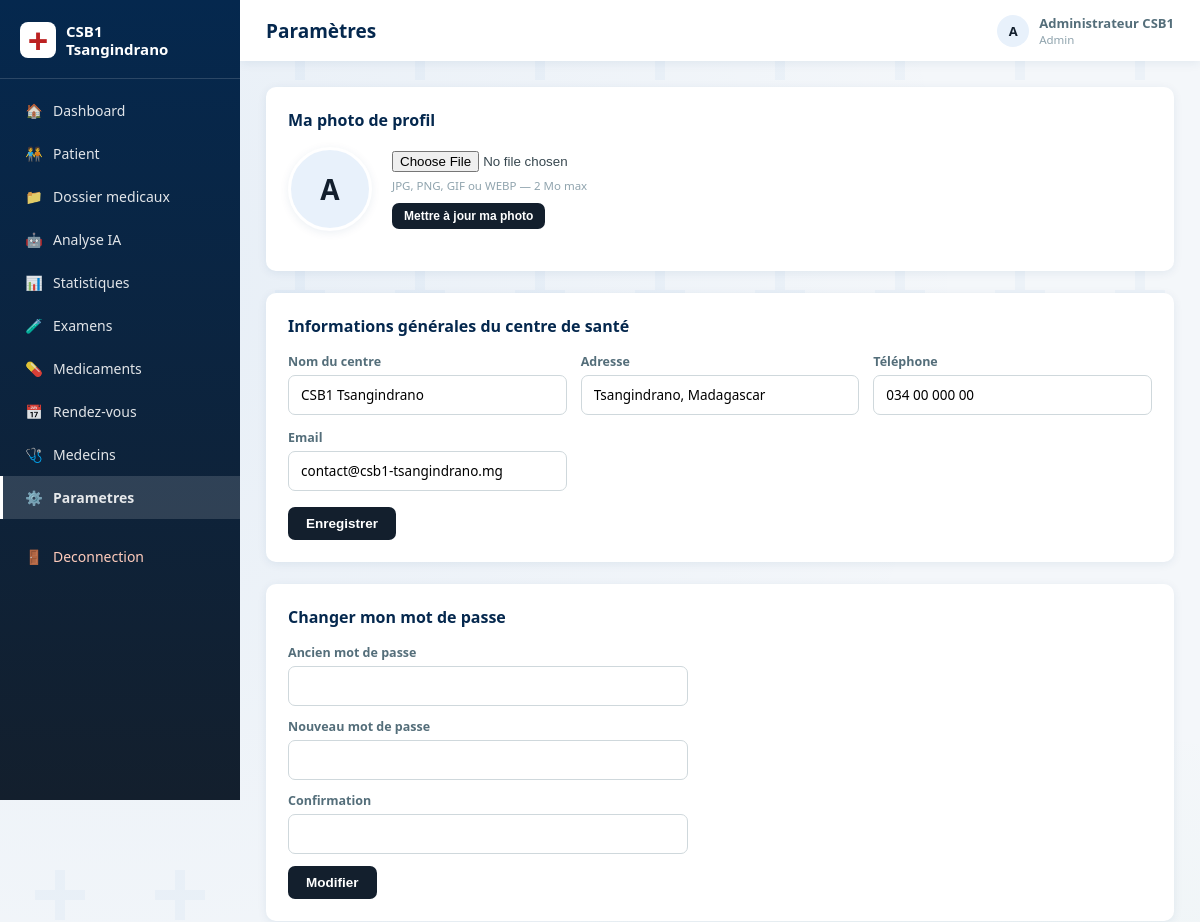
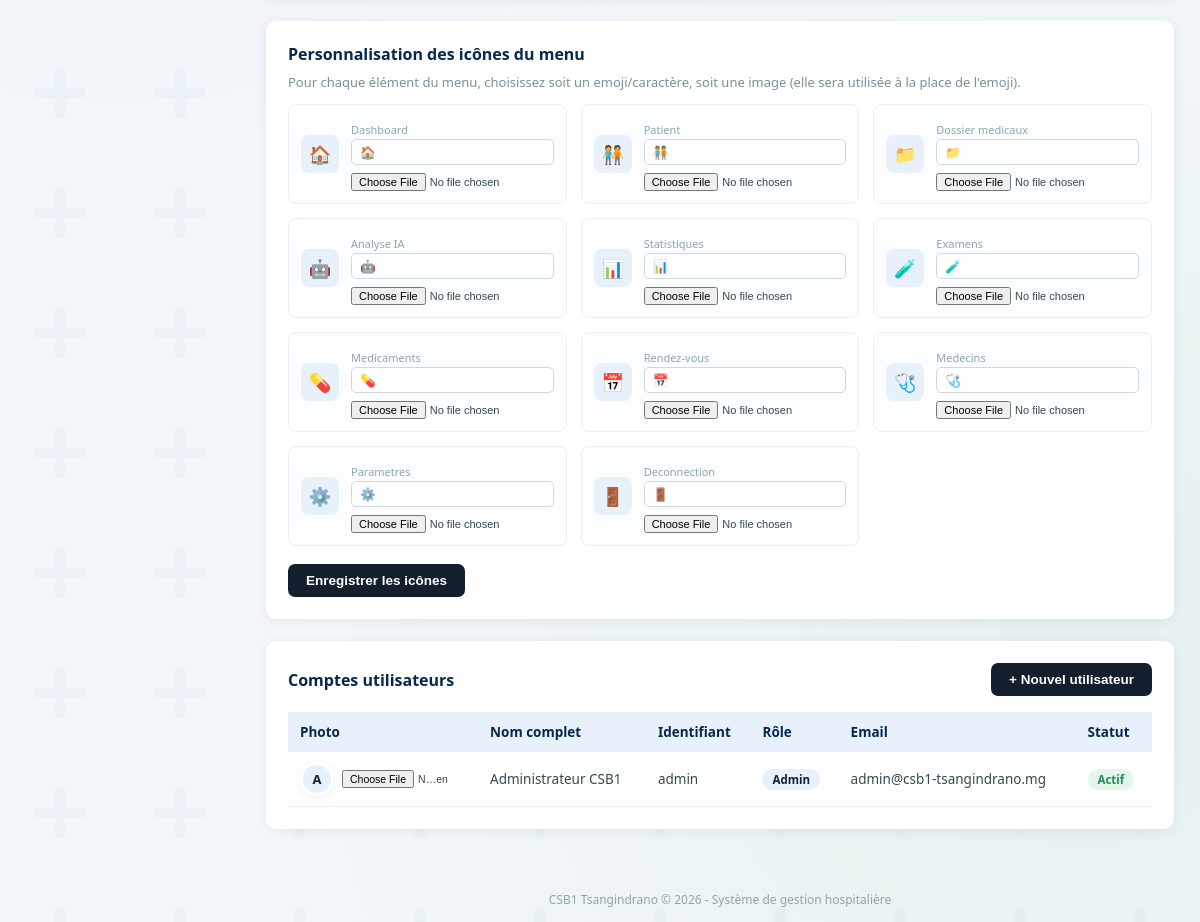
The app's page /parametres.php (signed in) with its own data (2 pictures, top to bottom).
### tables this page shows
CREATE TABLE icones_menu (
    id_icone INT AUTO_INCREMENT PRIMARY KEY,
    cle_menu VARCHAR(50) NOT NULL UNIQUE,
    libelle VARCHAR(100) NOT NULL,
    type ENUM('emoji','image') NOT NULL DEFAULT 'emoji',
    valeur VARCHAR(255) NOT NULL,
    date_modification TIMESTAMP DEFAULT CURRENT_TIMESTAMP ON UPDATE CURRENT_TIMESTAMP
);

CREATE TABLE utilisateurs (
    id_utilisateur INT AUTO_INCREMENT PRIMARY KEY,
    nom_complet VARCHAR(100) NOT NULL,
    nom_utilisateur VARCHAR(50) NOT NULL UNIQUE,
    mot_de_passe VARCHAR(255) NOT NULL,
    role ENUM('admin','medecin','receptionniste','pharmacien') NOT NULL DEFAULT 'receptionniste',
    email VARCHAR(100),
    telephone VARCHAR(20),
    photo VARCHAR(255) DEFAULT NULL,
    actif TINYINT(1) NOT NULL DEFAULT 1,
    date_creation TIMESTAMP DEFAULT CURRENT_TIMESTAMP
);

### includes/auth.php (called while the page is built, shortened)
<?php
require_once __DIR__ . '/config.php';
function is_logged_in() {
    return isset($_SESSION['user_id']);
}
function current_user() {
    global $pdo;
    $stmt = $pdo->prepare("SELECT * FROM utilisateurs WHERE id_utilisateur = ?");
    $stmt->execute([$_SESSION['user_id']]);
    return $stmt->fetch();
}
function is_admin() {
    return isset($_SESSION['role']) && $_SESSION['role'] === 'admin';
}
function e($str) {
    return htmlspecialchars($str ?? '', ENT_QUOTES, 'UTF-8');
}
function get_icon($cle_menu, $fallback = '•') {
    global $pdo;
    static $cache = null;
    if ($cache === null) {
        $cache = [];
        try {
            $rows = $pdo->query("SELECT cle_menu, type, valeur FROM icones_menu")->fetchAll();
            foreach ($rows as $r) { $cache[$r['cle_menu']] = $r; }
        } catch (Exception $ex) {
            $cache = [];
        }
    }
    if (isset($cache[$cle_menu])) {
        $icone = $cache[$cle_menu];
        return e($icone['valeur']);
    }
    return e($fallback);
}

### parametres.php (the view, shortened to what this page needs)
<?php
require_once __DIR__ . '/includes/auth.php';
$page_title = 'Paramètres';
$params = $pdo->query("SELECT * FROM parametres")->fetchAll(PDO::FETCH_KEY_PAIR);
$utilisateurs = is_admin() ? $pdo->query("SELECT * FROM utilisateurs ORDER BY nom_complet")->fetchAll() : [];
$icones = is_admin() ? $pdo->query("SELECT * FROM icones_menu ORDER BY id_icone")->fetchAll() : [];
require_once __DIR__ . '/includes/header.php';
?>
<div class="card">
    <h3>Ma photo de profil</h3>
    <form method="POST" enctype="multipart/form-data">
        <div class="profile-photo-row">
            <div class="profile-photo-preview">
                <?php if (!empty($me['photo'])): ?>
                    <img src="<?= e($me['photo']) ?>" alt="">
                <?php else: ?>
                    <?= e(strtoupper(substr($me['nom_complet'] ?? 'A', 0, 1))) ?>
                <?php endif; ?>
            </div>
            <div>
                <input type="file" name="photo" accept="image/png,image/jpeg,image/gif,image/webp" required>
                <div style="font-size:11.5px;color:#90a4ae;margin-top:6px;">JPG, PNG, GIF ou WEBP — 2 Mo max</div>
                <button type="submit" class="btn btn-primary btn-sm" style="margin-top:10px;">Mettre à jour ma photo</button>
            </div>
        </div>
    </form>
</div>
<?php if (is_admin()): ?>
<div class="card">
    <h3>Informations générales du centre de santé</h3>
    <form method="POST">
        <div class="form-grid">
            <div class="form-group"><label>Nom du centre</label><input type="text" name="nom_hopital" value="<?= e($params['nom_hopital'] ?? '') ?>"></div>
            <div class="form-group"><label>Adresse</label><input type="text" name="adresse" value="<?= e($params['adresse'] ?? '') ?>"></div>
            <div class="form-group"><label>Téléphone</label><input type="text" name="telephone" value="<?= e($params['telephone'] ?? '') ?>"></div>
            <div class="form-group"><label>Email</label><input type="email" name="email" value="<?= e($params['email'] ?? '') ?>"></div>
        </div>
        <div style="margin-top:16px;"><button class="btn btn-primary" type="submit">Enregistrer</button></div>
    </form>
</div>
<?php endif; ?>
<div class="card">
    <h3>Changer mon mot de passe</h3>
    <form method="POST" style="max-width:400px;">
        <div class="form-group" style="margin-bottom:12px;"><label>Ancien mot de passe</label><input type="password" name="ancien" required></div>
        <div class="form-group" style="margin-bottom:12px;"><label>Nouveau mot de passe</label><input type="password" name="nouveau" required></div>
        <div class="form-group" style="margin-bottom:12px;"><label>Confirmation</label><input type="password" name="confirmation" required></div>
        <button class="btn btn-primary" type="submit">Modifier</button>
    </form>
</div>
<?php if (is_admin()): ?>
<div class="card">
    <h3>Personnalisation des icônes du menu</h3>
    <p style="color:#78909c;font-size:13px;margin-top:-8px;">
        Pour chaque élément du menu, choisissez soit un emoji/caractère, soit une image (elle sera utilisée à la place de l'emoji).
    </p>
    <form method="POST" enctype="multipart/form-data">
        <div class="icon-editor-grid">
            <?php foreach ($icones as $ic): ?>
                <div class="icon-editor-item">
                    <div class="current-icon">
                        <?php if ($ic['type'] === 'image'): ?>
                            <img src="<?= e($ic['valeur']) ?>" alt="">
                        <?php else: ?>
                            <?= e($ic['valeur']) ?>
                        <?php endif; ?>
                    </div>
                    <div class="icon-fields">
                        <label><?= e($ic['libelle']) ?></label>
                        <input type="text" name="icon_emoji[<?= e($ic['cle_menu']) ?>]"
                               placeholder="Emoji, ex: 🏠"
                               value="<?= $ic['type'] === 'emoji' ? e($ic['valeur']) : '' ?>"
                               onfocus="document.getElementById('type_<?= e($ic['cle_menu']) ?>').value='emoji'">
                        <input type="file" name="icon_file[<?= e($ic['cle_menu']) ?>]" accept="image/*"
                               onchange="document.getElementById('type_<?= e($ic['cle_menu']) ?>').value='image'">
                    </div>
                </div>
            <?php endforeach; ?>
        </div>
        <div style="margin-top:18px;"><button type="submit" class="btn btn-primary">Enregistrer les icônes</button></div>
    </form>
</div>
<?php endif; ?>
<?php if (is_admin()): ?>
<div class="card">
    <div class="toolbar">
        <h3 style="margin:0;">Comptes utilisateurs</h3>
        <button class="btn btn-primary" onclick="openModal('modalUser')">+ Nouvel utilisateur</button>
    </div>
    <div class="table-wrap">
        <table class="data-table">
            <thead><tr><th>Photo</th><th>Nom complet</th><th>Identifiant</th><th>Rôle</th><th>Email</th><th>Statut</th></tr></thead>
            <tbody>
            <?php foreach ($utilisateurs as $u): ?>
                <tr>
                    <td>
                        <form method="POST" enctype="multipart/form-data" style="display:flex;align-items:center;gap:8px;">
                            <div class="profile-photo-preview" style="width:34px;height:34px;font-size:13px;">
                                <?php if (!empty($u['photo'])): ?>
                                    <img src="<?= e($u['photo']) ?>" alt="">
                                <?php else: ?>
                                    <?= e(strtoupper(substr($u['nom_complet'], 0, 1))) ?>
                                <?php endif; ?>
                            </div>
                            <input type="file" name="photo" accept="image/*" style="width:110px;font-size:10.5px;"
                                   onchange="this.form.submit()">
                        </form>
                    </td>
                    <td><?= e($u['nom_complet']) ?></td>
                    <td><?= e($u['nom_utilisateur']) ?></td>
                    <td><span class="badge info"><?= e(ucfirst($u['role'])) ?></span></td>
                    <td><?= e($u['email']) ?></td>
                    <td><span class="badge <?= $u['actif'] ? 'ok' : 'danger' ?>"><?= $u['actif'] ? 'Actif' : 'Inactif' ?></span></td>
                </tr>
            <?php endforeach; ?>
            </tbody>
        </table>
    </div>
</div>
<?php endif; ?>
<?php require_once __DIR__ . '/includes/footer.php'; ?>

### includes/header.php (shortened to what this page needs)
<?php
require_once __DIR__ . '/auth.php';
$me = current_user();
$page_title = $page_title ?? 'Tableau de bord';
?>
<!DOCTYPE html>
<html lang="fr">
<head>
<link rel="stylesheet" href="assets/css/style.css">
</head>
<body>
<div class="app-layout">
    <?php include __DIR__ . '/sidebar.php'; ?>
    <div class="main-content">
        <div class="topbar">
            <h2><?= e($page_title) ?></h2>
            <div class="user-chip">
                <div class="avatar">
                    <?php if (!empty($me['photo']) && file_exists(__DIR__ . '/../' . $me['photo'])): ?>
                        <img src="<?= e($me['photo']) ?>" alt="">
                    <?php else: ?>
                        <?= e(strtoupper(substr($me['nom_complet'] ?? 'A', 0, 1))) ?>
                    <?php endif; ?>
                </div>
                <div>
                    <div style="font-weight:600;"><?= e($me['nom_complet'] ?? '') ?></div>
                    <div style="font-size:11.5px; color:#90a4ae;"><?= e(ucfirst($me['role'] ?? '')) ?></div>
                </div>
            </div>
        </div>
        <div class="page-content">

### includes/sidebar.php
<?php
$current = basename($_SERVER['PHP_SELF']);
function nav_active($page, $current) { return $page === $current ? 'active' : ''; }
?>
<aside class="sidebar" id="sidebar">
    <div class="brand">
        <div class="cross">+</div>
        <span>CSB1<br>Tsangindrano</span>
    </div>
    <nav>
        <a href="dashboard.php" class="<?= nav_active('dashboard.php', $current) ?>"><span class="ic"><?= get_icon('dashboard', '🏠') ?></span> Dashboard</a>
        <a href="patients.php" class="<?= nav_active('patients.php', $current) ?>"><span class="ic"><?= get_icon('patients', '🧑‍🤝‍🧑') ?></span> Patient</a>
        <a href="dossiers.php" class="<?= nav_active('dossiers.php', $current) ?>"><span class="ic"><?= get_icon('dossiers', '📁') ?></span> Dossier medicaux</a>
        <a href="analyse_ia.php" class="<?= nav_active('analyse_ia.php', $current) ?>"><span class="ic"><?= get_icon('analyse_ia', '🤖') ?></span> Analyse IA</a>
        <a href="statistiques.php" class="<?= nav_active('statistiques.php', $current) ?>"><span class="ic"><?= get_icon('statistiques', '📊') ?></span> Statistiques</a>
        <a href="examens.php" class="<?= nav_active('examens.php', $current) ?>"><span class="ic"><?= get_icon('examens', '🧪') ?></span> Examens</a>
        <a href="medicaments.php" class="<?= nav_active('medicaments.php', $current) ?>"><span class="ic"><?= get_icon('medicaments', '💊') ?></span> Medicaments</a>
        <a href="rendezvous.php" class="<?= nav_active('rendezvous.php', $current) ?>"><span class="ic"><?= get_icon('rendezvous', '📅') ?></span> Rendez-vous</a>
        <a href="medecins.php" class="<?= nav_active('medecins.php', $current) ?>"><span class="ic"><?= get_icon('medecins', '🩺') ?></span> Medecins</a>
        <a href="parametres.php" class="<?= nav_active('parametres.php', $current) ?>"><span class="ic"><?= get_icon('parametres', '⚙️') ?></span> Parametres</a>
        <a href="logout.php" class="logout"><span class="ic"><?= get_icon('deconnexion', '🚪') ?></span> Deconnection</a>
    </nav>
</aside>

### includes/footer.php (shortened to what this page needs)
        </div>
        <footer class="app-footer">CSB1 Tsangindrano &copy; <?= date('Y') ?> - Système de gestion hospitalière</footer>
    </div>
</div>
</body>
</html>

### records on screen
icones_menu: valeur "🏠", libelle "Dashboard"
icones_menu: valeur "🧑‍🤝‍🧑", libelle "Patient"
icones_menu: valeur "📁", libelle "Dossier medicaux"
icones_menu: valeur "🤖", libelle "Analyse IA"
icones_menu: valeur "📊", libelle "Statistiques"
icones_menu: valeur "🧪", libelle "Examens"
icones_menu: valeur "💊", libelle "Medicaments"
icones_menu: valeur "📅", libelle "Rendez-vous"
icones_menu: valeur "🩺", libelle "Medecins"
icones_menu: valeur "⚙️", libelle "Parametres"
icones_menu: valeur "🚪", libelle "Deconnection"
utilisateurs: nom_complet "A", nom_complet "Administrateur CSB1", role "Admin", nom_utilisateur "admin", email "admin@csb1-tsangindrano.mg", actif "Actif"

### other values on screen
$page_title "Paramètres"
